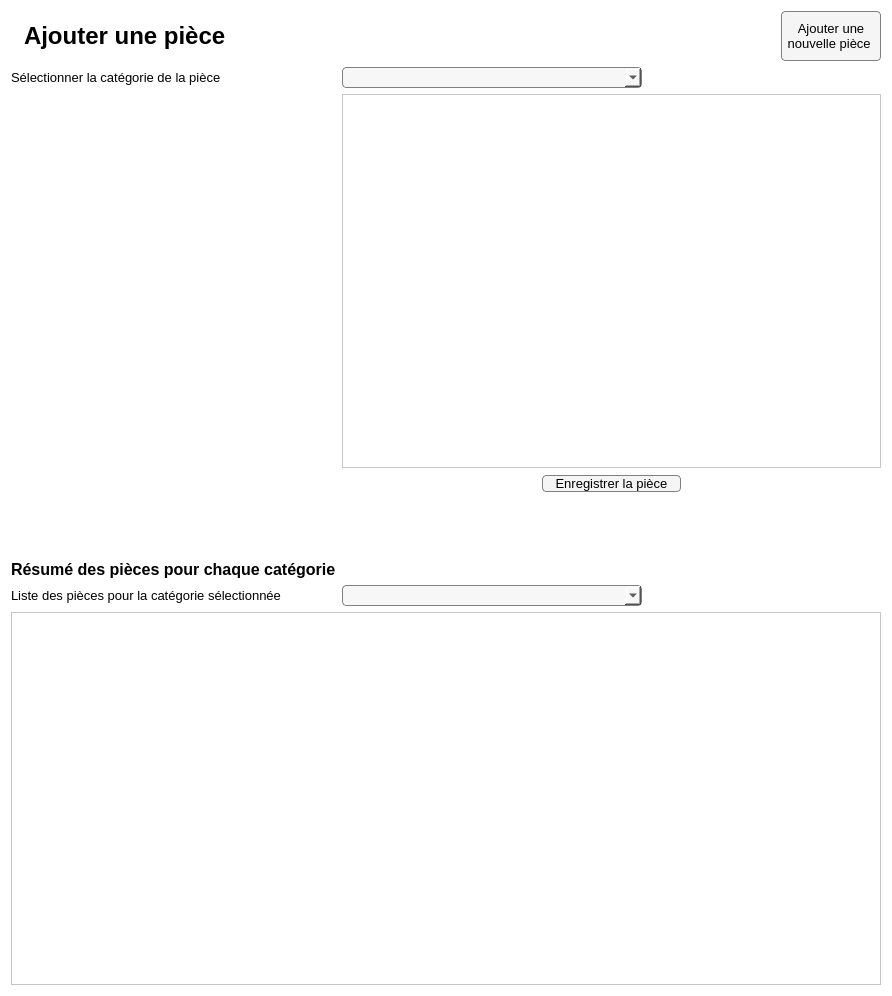
<?xml version="1.0" encoding="UTF-8"?>
<ui version="4.0">
 <class>Piece</class>
 <widget class="QWidget" name="Piece">
  <property name="geometry">
   <rect>
    <x>0</x>
    <y>0</y>
    <width>892</width>
    <height>996</height>
   </rect>
  </property>
  <property name="windowTitle">
   <string>Form</string>
  </property>
  <property name="styleSheet">
   <string notr="true">background:white;</string>
  </property>
  <layout class="QGridLayout" name="gridLayout">
   <item row="3" column="1">
    <layout class="QHBoxLayout" name="horizontalLayout">
     <item>
      <spacer name="horizontalSpacer_2">
       <property name="orientation">
        <enum>Qt::Horizontal</enum>
       </property>
       <property name="sizeType">
        <enum>QSizePolicy::Fixed</enum>
       </property>
       <property name="sizeHint" stdset="0">
        <size>
         <width>200</width>
         <height>20</height>
        </size>
       </property>
      </spacer>
     </item>
     <item>
      <widget class="QPushButton" name="pushButtonEnregistreePiece">
       <property name="sizePolicy">
        <sizepolicy hsizetype="Minimum" vsizetype="Fixed">
         <horstretch>0</horstretch>
         <verstretch>0</verstretch>
        </sizepolicy>
       </property>
       <property name="maximumSize">
        <size>
         <width>150</width>
         <height>16777215</height>
        </size>
       </property>
       <property name="font">
        <font>
         <pointsize>10</pointsize>
        </font>
       </property>
       <property name="cursor">
        <cursorShape>PointingHandCursor</cursorShape>
       </property>
       <property name="styleSheet">
        <string notr="true">QPushButton {
color: black;
background-color:rgb(245, 245, 245);
border-width: 1px;
border-color: grey;
border-style: solid;
border-radius: 4px;

}

QPushButton:hover {
background-color: qlineargradient(x1: 0, y1: 1, x2: 0, y2: 0, stop: 0 #edf2f8, stop: 1 #c8d9ea);
}

QPushButton:pressed {
background-color: rgb(193, 213, 243);
}
</string>
       </property>
       <property name="text">
        <string>Enregistrer la pièce</string>
       </property>
      </widget>
     </item>
     <item>
      <spacer name="horizontalSpacer">
       <property name="orientation">
        <enum>Qt::Horizontal</enum>
       </property>
       <property name="sizeType">
        <enum>QSizePolicy::Fixed</enum>
       </property>
       <property name="sizeHint" stdset="0">
        <size>
         <width>200</width>
         <height>20</height>
        </size>
       </property>
      </spacer>
     </item>
    </layout>
   </item>
   <item row="5" column="0">
    <widget class="QLabel" name="labelResumePiece">
     <property name="font">
      <font>
       <pointsize>12</pointsize>
       <weight>75</weight>
       <bold>true</bold>
      </font>
     </property>
     <property name="text">
      <string>Résumé des pièces pour chaque catégorie</string>
     </property>
    </widget>
   </item>
   <item row="7" column="0" colspan="2">
    <widget class="QListView" name="listViewResume">
     <property name="font">
      <font>
       <family>MS Shell Dlg 2</family>
       <pointsize>10</pointsize>
      </font>
     </property>
    </widget>
   </item>
   <item row="1" column="1">
    <widget class="QComboBox" name="comboBoxSelectionCategorie">
     <property name="maximumSize">
      <size>
       <width>300</width>
       <height>16777215</height>
      </size>
     </property>
     <property name="font">
      <font>
       <pointsize>10</pointsize>
      </font>
     </property>
     <property name="styleSheet">
      <string notr="true">QComboBox{
padding: 1px;
border-style: solid;
border: 1px solid gray;
border-radius: 4px;
background:rgb(247,247,247);
color: black;
}</string>
     </property>
    </widget>
   </item>
   <item row="6" column="0">
    <widget class="QLabel" name="labelCategorieSelectionnee">
     <property name="font">
      <font>
       <pointsize>10</pointsize>
      </font>
     </property>
     <property name="text">
      <string>Liste des pièces pour la catégorie sélectionnée</string>
     </property>
    </widget>
   </item>
   <item row="6" column="1">
    <widget class="QComboBox" name="comboBoxCategorieSelectionnee">
     <property name="maximumSize">
      <size>
       <width>300</width>
       <height>16777215</height>
      </size>
     </property>
     <property name="font">
      <font>
       <pointsize>10</pointsize>
      </font>
     </property>
     <property name="styleSheet">
      <string notr="true">QComboBox{
padding: 1px;
border-style: solid;
border: 1px solid gray;
border-radius: 4px;
background:rgb(247,247,247);
color: black;
}
</string>
     </property>
    </widget>
   </item>
   <item row="1" column="0">
    <widget class="QLabel" name="labelSelectionCategorie">
     <property name="font">
      <font>
       <pointsize>10</pointsize>
      </font>
     </property>
     <property name="text">
      <string>Sélectionner la catégorie de la pièce</string>
     </property>
    </widget>
   </item>
   <item row="0" column="0" colspan="2">
    <layout class="QHBoxLayout" name="titreLayout">
     <item>
      <widget class="QLabel" name="label_3">
       <property name="maximumSize">
        <size>
         <width>100</width>
         <height>100</height>
        </size>
       </property>
       <property name="styleSheet">
        <string notr="true">background:white;</string>
       </property>
       <property name="text">
        <string/>
       </property>
       <property name="pixmap">
        <pixmap>../Images/screwdriver-and-wrench-crossed (3).png</pixmap>
       </property>
      </widget>
     </item>
     <item>
      <widget class="QLabel" name="labelTitreConsultationEquipement">
       <property name="font">
        <font>
         <family>MS Shell Dlg 2</family>
         <pointsize>18</pointsize>
         <weight>75</weight>
         <italic>false</italic>
         <bold>true</bold>
         <underline>false</underline>
        </font>
       </property>
       <property name="styleSheet">
        <string notr="true">background:white;</string>
       </property>
       <property name="text">
        <string>Ajouter une pièce</string>
       </property>
      </widget>
     </item>
     <item>
      <spacer name="horizontalSpacer_4">
       <property name="orientation">
        <enum>Qt::Horizontal</enum>
       </property>
       <property name="sizeHint" stdset="0">
        <size>
         <width>40</width>
         <height>20</height>
        </size>
       </property>
      </spacer>
     </item>
     <item>
      <widget class="QPushButton" name="pushButton">
       <property name="minimumSize">
        <size>
         <width>100</width>
         <height>50</height>
        </size>
       </property>
       <property name="font">
        <font>
         <pointsize>10</pointsize>
        </font>
       </property>
       <property name="cursor">
        <cursorShape>PointingHandCursor</cursorShape>
       </property>
       <property name="styleSheet">
        <string notr="true">QPushButton {
color: black;
background-color:rgb(245, 245, 245);
border-width: 1px;
border-color: grey;
border-style: solid;
border-radius: 4px;

}

QPushButton:hover {
background-color: qlineargradient(x1: 0, y1: 1, x2: 0, y2: 0, stop: 0 #edf2f8, stop: 1 #c8d9ea);
}

QPushButton:pressed {
background-color: rgb(193, 213, 243);
}
</string>
       </property>
       <property name="text">
        <string>Ajouter une
nouvelle pièce </string>
       </property>
      </widget>
     </item>
    </layout>
   </item>
   <item row="2" column="1">
    <widget class="QListView" name="listViewCategoriePiece">
     <property name="font">
      <font>
       <family>MS Shell Dlg 2</family>
       <pointsize>10</pointsize>
      </font>
     </property>
    </widget>
   </item>
   <item row="4" column="0">
    <spacer name="verticalSpacer">
     <property name="orientation">
      <enum>Qt::Vertical</enum>
     </property>
     <property name="sizeType">
      <enum>QSizePolicy::Fixed</enum>
     </property>
     <property name="sizeHint" stdset="0">
      <size>
       <width>20</width>
       <height>60</height>
      </size>
     </property>
    </spacer>
   </item>
  </layout>
 </widget>
 <resources/>
 <connections/>
</ui>
